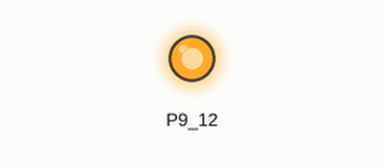
Recording of a program running on a simulated BeagleBone Black. On the bench: output pins drawn as LEDs (lit = HIGH). What the program prints to the terminal is not drawn. At 3.0 s the program stops and its outputs stay as they are.

Above: at 0.1 s.
Timing chart, 0 to 1.6 s (numbered marks = the images above):
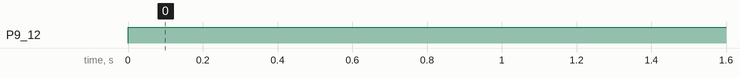

The program:

led_on.py
```python
# (licence header left out)
import Adafruit_BBIO.GPIO as GPIO
import time

GPIO.setup("P9_12", GPIO.OUT)

print("LED is on")
GPIO.output("P9_12", GPIO.HIGH)
time.sleep(3)

GPIO.cleanup()
```

Measured:
- by itself, P9_12: LOW → HIGH at 0.00 s
